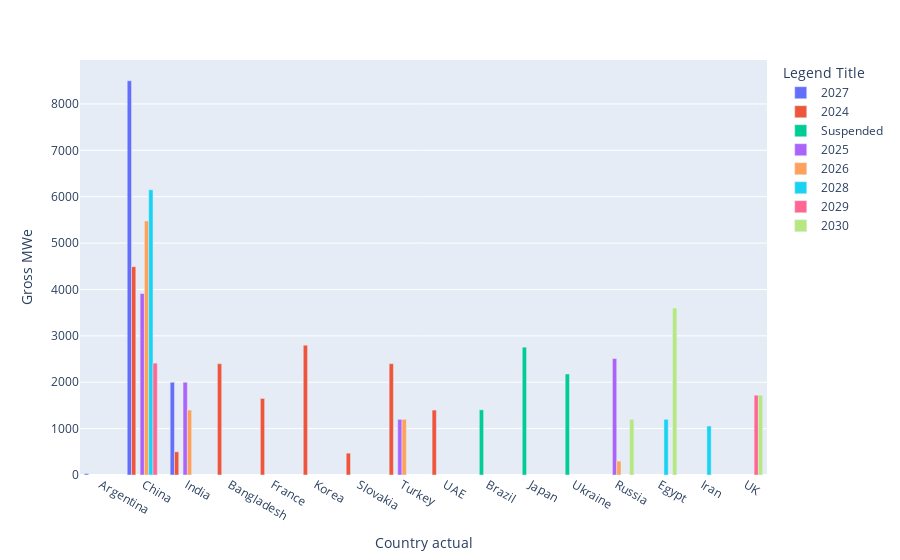

The cell this chart's notebook holds for it:
### Code cell
step1 = mydata2.groupby(['Country actual', 'Start †'], as_index=False)['Gross MWe'].sum()
fig = px.bar(step1, x="Country actual", y="Gross MWe", color="Start †", barmode="group")
fig.update_layout(
    legend_title_text='Legend Title'
)
fig.show()

### Figure 1 — Plotly figure (JSON) as saved in the notebook; plotly's stock layout.template omitted (floating-point values rounded to 4 significant figures)
{"data": [{"alignmentgroup": "True", "hovertemplate": "Start †=2027<br>Country actual=%{x}<br>Gross MWe=%{y}<extra></extra>", "legendgroup": "2027", "marker": {"color": "#636efa", "pattern": {"shape": ""}}, "name": "2027", "offsetgroup": "2027", "orientation": "v", "showlegend": true, "textposition": "auto", "type": "bar", "x": ["Argentina", "China", "India"], "xaxis": "x", "y": [29, 8500, 2000], "yaxis": "y"}, {"alignmentgroup": "True", "hovertemplate": "Start †=2024<br>Country actual=%{x}<br>Gross MWe=%{y}<extra></extra>", "legendgroup": "2024", "marker": {"color": "#EF553B", "pattern": {"shape": ""}}, "name": "2024", "offsetgroup": "2024", "orientation": "v", "showlegend": true, "textposition": "auto", "type": "bar", "x": ["Bangladesh", "China", "France", "India", "Korea", "Slovakia", "Turkey", "UAE"], "xaxis": "x", "y": [2400, 4492, 1650, 500, 2800, 471, 2400, 1400], "yaxis": "y"}, {"alignmentgroup": "True", "hovertemplate": "Start †=Suspended<br>Country actual=%{x}<br>Gross MWe=%{y}<extra></extra>", "legendgroup": "Suspended", "marker": {"color": "#00cc96", "pattern": {"shape": ""}}, "name": "Suspended", "offsetgroup": "Suspended", "orientation": "v", "showlegend": true, "textposition": "auto", "type": "bar", "x": ["Brazil", "Japan", "Ukraine"], "xaxis": "x", "y": [1405, 2756, 2178], "yaxis": "y"}, {"alignmentgroup": "True", "hovertemplate": "Start †=2025<br>Country actual=%{x}<br>Gross MWe=%{y}<extra></extra>", "legendgroup": "2025", "marker": {"color": "#ab63fa", "pattern": {"shape": ""}}, "name": "2025", "offsetgroup": "2025", "orientation": "v", "showlegend": true, "textposition": "auto", "type": "bar", "x": ["China", "India", "Russia", "Turkey"], "xaxis": "x", "y": [3912, 2000, 2510, 1200], "yaxis": "y"}, {"alignmentgroup": "True", "hovertemplate": "Start †=2026<br>Country actual=%{x}<br>Gross MWe=%{y}<extra></extra>", "legendgroup": "2026", "marker": {"color": "#FFA15A", "pattern": {"shape": ""}}, "name": "2026", "offsetgroup": "2026", "orientation": "v", "showlegend": true, "textposition": "auto", "type": "bar", "x": ["China", "India", "Russia", "Turkey"], "xaxis": "x", "y": [5477, 1400, 300, 1200], "yaxis": "y"}, {"alignmentgroup": "True", "hovertemplate": "Start †=2028<br>Country actual=%{x}<br>Gross MWe=%{y}<extra></extra>", "legendgroup": "2028", "marker": {"color": "#19d3f3", "pattern": {"shape": ""}}, "name": "2028", "offsetgroup": "2028", "orientation": "v", "showlegend": true, "textposition": "auto", "type": "bar", "x": ["China", "Egypt", "Iran"], "xaxis": "x", "y": [6150, 1200, 1057], "yaxis": "y"}, {"alignmentgroup": "True", "hovertemplate": "Start †=2029<br>Country actual=%{x}<br>Gross MWe=%{y}<extra></extra>", "legendgroup": "2029", "marker": {"color": "#FF6692", "pattern": {"shape": ""}}, "name": "2029", "offsetgroup": "2029", "orientation": "v", "showlegend": true, "textposition": "auto", "type": "bar", "x": ["China", "UK"], "xaxis": "x", "y": [2412, 1720], "yaxis": "y"}, {"alignmentgroup": "True", "hovertemplate": "Start †=2030<br>Country actual=%{x}<br>Gross MWe=%{y}<extra></extra>", "legendgroup": "2030", "marker": {"color": "#B6E880", "pattern": {"shape": ""}}, "name": "2030", "offsetgroup": "2030", "orientation": "v", "showlegend": true, "textposition": "auto", "type": "bar", "x": ["Egypt", "Russia", "UK"], "xaxis": "x", "y": [3600, 1200, 1720], "yaxis": "y"}], "layout": {"barmode": "group", "legend": {"title": {"text": "Legend Title"}, "tracegroupgap": 0}, "margin": {"t": 60}, "xaxis": {"anchor": "y", "domain": [0, 1], "title": {"text": "Country actual"}}, "yaxis": {"anchor": "x", "domain": [0, 1], "title": {"text": "Gross MWe"}}}}
